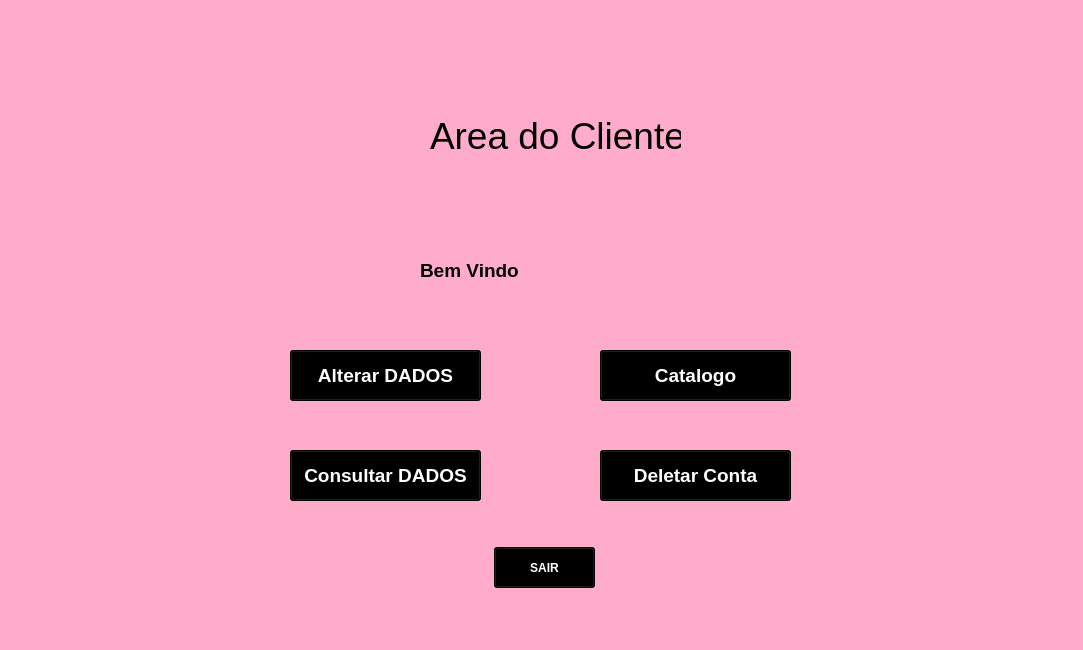
<?xml version="1.0" encoding="UTF-8"?>
<ui version="4.0">
 <class>Form</class>
 <widget class="QWidget" name="Form">
  <property name="geometry">
   <rect>
    <x>0</x>
    <y>0</y>
    <width>1083</width>
    <height>650</height>
   </rect>
  </property>
  <property name="windowTitle">
   <string>Form</string>
  </property>
  <property name="styleSheet">
   <string notr="true">background-color: rgb(255, 172, 203);</string>
  </property>
  <widget class="QPushButton" name="del_dados">
   <property name="geometry">
    <rect>
     <x>600</x>
     <y>450</y>
     <width>191</width>
     <height>51</height>
    </rect>
   </property>
   <property name="font">
    <font>
     <family>Arial</family>
     <pointsize>14</pointsize>
     <weight>75</weight>
     <bold>true</bold>
    </font>
   </property>
   <property name="styleSheet">
    <string notr="true">color: rgb(255, 255, 255);
background-color: rgb(0, 0, 0);</string>
   </property>
   <property name="text">
    <string>Deletar Conta</string>
   </property>
  </widget>
  <widget class="QPushButton" name="con_dados">
   <property name="geometry">
    <rect>
     <x>290</x>
     <y>450</y>
     <width>191</width>
     <height>51</height>
    </rect>
   </property>
   <property name="font">
    <font>
     <family>Arial</family>
     <pointsize>14</pointsize>
     <weight>75</weight>
     <bold>true</bold>
    </font>
   </property>
   <property name="styleSheet">
    <string notr="true">color: rgb(255, 255, 255);
background-color: rgb(0, 0, 0);</string>
   </property>
   <property name="text">
    <string>Consultar DADOS</string>
   </property>
  </widget>
  <widget class="QPushButton" name="catalogo">
   <property name="geometry">
    <rect>
     <x>600</x>
     <y>350</y>
     <width>191</width>
     <height>51</height>
    </rect>
   </property>
   <property name="font">
    <font>
     <family>Arial</family>
     <pointsize>14</pointsize>
     <weight>75</weight>
     <bold>true</bold>
    </font>
   </property>
   <property name="styleSheet">
    <string notr="true">color: rgb(255, 255, 255);
background-color: rgb(0, 0, 0);</string>
   </property>
   <property name="text">
    <string>Catalogo</string>
   </property>
  </widget>
  <widget class="QPushButton" name="alt_dados">
   <property name="geometry">
    <rect>
     <x>290</x>
     <y>350</y>
     <width>191</width>
     <height>51</height>
    </rect>
   </property>
   <property name="font">
    <font>
     <family>Arial</family>
     <pointsize>14</pointsize>
     <weight>75</weight>
     <bold>true</bold>
    </font>
   </property>
   <property name="styleSheet">
    <string notr="true">color: rgb(255, 255, 255);
background-color: rgb(0, 0, 0);</string>
   </property>
   <property name="text">
    <string>Alterar DADOS</string>
   </property>
  </widget>
  <widget class="QLabel" name="label">
   <property name="geometry">
    <rect>
     <x>420</x>
     <y>250</y>
     <width>181</width>
     <height>41</height>
    </rect>
   </property>
   <property name="font">
    <font>
     <family>Arial</family>
     <pointsize>14</pointsize>
     <weight>75</weight>
     <bold>true</bold>
    </font>
   </property>
   <property name="text">
    <string>Bem Vindo </string>
   </property>
  </widget>
  <widget class="QLineEdit" name="nome">
   <property name="geometry">
    <rect>
     <x>533</x>
     <y>254</y>
     <width>131</width>
     <height>31</height>
    </rect>
   </property>
   <property name="font">
    <font>
     <family>Arial</family>
     <pointsize>14</pointsize>
     <weight>75</weight>
     <bold>true</bold>
    </font>
   </property>
   <property name="frame">
    <bool>false</bool>
   </property>
  </widget>
  <widget class="QLabel" name="label_2">
   <property name="geometry">
    <rect>
     <x>430</x>
     <y>90</y>
     <width>251</width>
     <height>91</height>
    </rect>
   </property>
   <property name="font">
    <font>
     <family>Arial</family>
     <pointsize>28</pointsize>
     <weight>50</weight>
     <bold>false</bold>
    </font>
   </property>
   <property name="text">
    <string>Area do Cliente</string>
   </property>
  </widget>
  <widget class="QLabel" name="label_3">
   <property name="geometry">
    <rect>
     <x>60</x>
     <y>60</y>
     <width>241</width>
     <height>151</height>
    </rect>
   </property>
   <property name="text">
    <string/>
   </property>
   <property name="pixmap">
    <pixmap>iMAGENs/LOGO-removebg-preview.png</pixmap>
   </property>
   <property name="scaledContents">
    <bool>true</bool>
   </property>
  </widget>
  <widget class="QLabel" name="label_4">
   <property name="geometry">
    <rect>
     <x>860</x>
     <y>70</y>
     <width>151</width>
     <height>121</height>
    </rect>
   </property>
   <property name="text">
    <string/>
   </property>
   <property name="pixmap">
    <pixmap>iMAGENs/2-removebg-preview.png</pixmap>
   </property>
   <property name="scaledContents">
    <bool>true</bool>
   </property>
  </widget>
  <widget class="QPushButton" name="pushButton">
   <property name="geometry">
    <rect>
     <x>494</x>
     <y>547</y>
     <width>101</width>
     <height>41</height>
    </rect>
   </property>
   <property name="font">
    <font>
     <weight>75</weight>
     <bold>true</bold>
    </font>
   </property>
   <property name="styleSheet">
    <string notr="true">color: rgb(255, 255, 255);
background-color: rgb(0, 0, 0);</string>
   </property>
   <property name="text">
    <string>SAIR</string>
   </property>
  </widget>
 </widget>
 <resources/>
 <connections/>
</ui>
